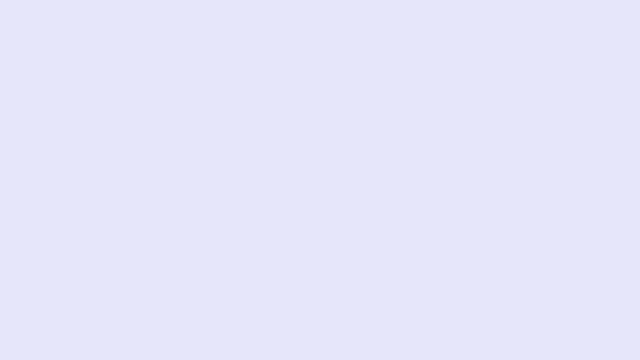
Frame 1 (no input)
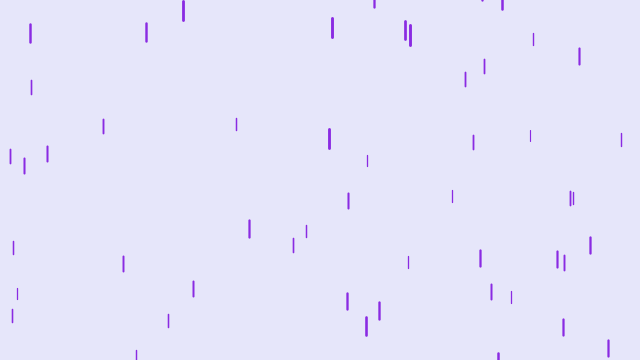
Frame 60 (the mouse pressed at the canvas centre just before this capture)
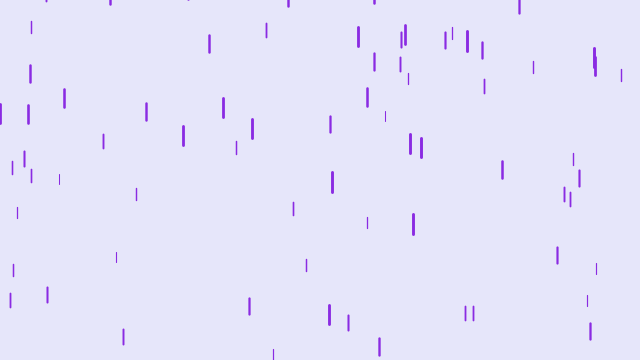
Frame 120 (the mouse held since frame 60 and released just before this capture)

The Processing sketch that drew these frames (run headless with seeded random() and noise(); from frame 60 on, the mouse is pressed at the canvas centre):

// Processing sketch: purple_rain
// ── purple_rain.pde
Drop[] drops= new Drop[100];

void setup(){
 size(640,360); 
    for( int i=0; i< drops.length; i++){
     drops[i]= new Drop();  
     }
}

void draw(){
 background(230,230,250);
 for( int i=0; i< drops.length; i++){
   drops[i].fall();
   drops[i].show();
   }
}

// ── Drop.pde
class Drop {
 float x= random(width);
 float y=random(-500,-50);

 float z=random(0,20); //parallax eff
 float len=map(z,0,20,10,20);
 float yspeed=map(z,0,20,4,10);
 
   void fall(){
     y= y+yspeed;
     float grav=map(z,0,20,0.01,0.2);
     yspeed=yspeed+grav;
     if (y>height){
         y=random(-200,-100);
         yspeed=random(4,10);
       }
   }
 
   void show(){
     float thick= map(z,0,20,1,3);
     strokeWeight(thick);
     stroke(138,43,226); //purple
     line(x,y,x,y+len);
     
   }
}
